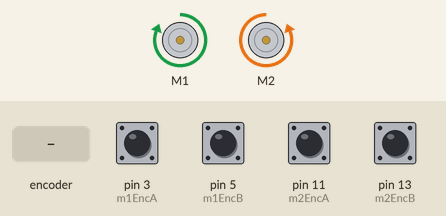
This sketch was run on a simulated Arduino Uno, built with avr-gcc and run on an emulated ATmega328P. Parts: 2 × DC motor (green arrow = forward, orange = backward, longer = faster). The test bench sets the inputs (shaded band); at power-on: pin 3 (m1EncA), pin 5 (m1EncB), pin 11 (m2EncA), pin 13 (m2EncB) HIGH. What the sketch prints to the serial monitor is not drawn.

Above: at 1.2 s.
1.3 s: rotary encoder on pin 3 (m1EncA) / pin 5 (m1EncB) turned 1 step (first pin leading)
Timing chart, 0 to 4.3 s (numbered marks = the images above; inputs shaded):
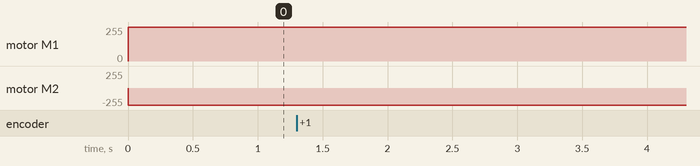

Measured:
- after the input at 1.3 s, every drawn part: stays the same

The sketch:

010218MEncoders.ino
```cpp
#include <DualVNH5019MotorShield.h>

int m1EncA = 3; //Microcontroller pin 5, PORTD, PCINT2_vect, PCINT19
int m1EncB = 5; //Microcontroller pin 11, PORTD,PCINT2_vect, PCINT21
int m2EncA = 11; //Microcontroller pin 17, PORTB, PCINT0_vect, PCINT3
int m2EncB = 13; //Microcontroller pin 19, PORTB, PCINT0_vect, PCINT5

//Variables used in the ISRs for the Motor Encoders
volatile int m1Flag;
volatile int m1Counter;
volatile int a1State;
volatile int a1LastState;
volatile int m1Rev;
volatile int m2Flag;
volatile int m2Counter;
volatile int a2State;
volatile int a2LastState;
volatile int m2Rev;

//Variables used in the ISRs for the IR Sensors

DualVNH5019MotorShield md;

void setup() {
  Serial.begin(115200);
  Serial.println("Motor Encoder Test");
  md.init();

  //Initialise Motor Encoder Pins, digitalWrite high to enable PullUp Resistors
  pinMode(m1EncA, INPUT);
  digitalWrite(m1EncA, HIGH);
  pinMode(m1EncB, INPUT);
  digitalWrite(m1EncB, HIGH);
  pinMode(m2EncA, INPUT);
  digitalWrite(m2EncA, HIGH);
  pinMode(m2EncB, INPUT);
  digitalWrite(m2EncB, HIGH);

  //Innitializes the Motor Encoders for Interrupts
  pciSetup(m1EncA);
  pciSetup(m1EncB);
  pciSetup(m2EncA);
  pciSetup(m2EncB);

  m1Counter = 0;
  m1Flag = 0;
  m1Rev = 0;
  m2Counter = 0;
  m2Flag = 0;
  m2Rev = 0;

  //Initialise a reference pont for Motor EncoderA
  a1LastState = digitalRead(m1EncA);
  a2LastState = digitalRead(m2EncA);

}

void loop() {
    if(m1Flag == 1 || m2Flag == 1){
      Serial.print("M1EncVal: ");
      Serial.print(m1Counter);
      Serial.print(" M2EncVal: ");
      Serial.println(m2Counter);
      m1Flag=0;
      m2Flag=0;
    }

   if(m1Rev < 1){
      md.setM1Speed(400);
    }
    else{
      md.setM1Speed(0);
    }

   if(m2Rev < 1){
      md.setM2Speed(-400);
    }
    else{
      md.setM2Speed(0);
    }
}

//ISR for Motor 1 Encoders
ISR(PCINT2_vect){
  //if(digitalRead(m1EncA) == HIGH){
    m1Flag = 1;                             //Flag to alert interrupt is triggered

    a1State = digitalRead(m1EncA);

    if(a1State != a1LastState){             //Was there a change in state?
      if(digitalRead(m1EncB) != a1State){   //If EncA state is different from EncB
        m1Counter--;                        //Then it's going forward so ++ ticks
      }
      else{
        m1Counter++;                        //Else it is going in reverse so -- ticks
      }
    }

    a1LastState = a1State;

    if(m1Counter == 562){ //1124 when speed = 400 / 562 when speed <= 50
      m1Rev++;
      m1Counter = 0;
    }
  //}
}

//ISR for Motor 2 Encoders
ISR(PCINT0_vect){
  //if(digitalRead(m2EncA) == HIGH){
    m2Flag = 1;                           //Flag to alert interrupt is triggered

    a2State = digitalRead(m2EncA);
    if(a2State != a2LastState){             //Was there a change in state?
      if(digitalRead(m2EncB) != a2State){   //If EncA state is different from EncB
        m2Counter++;                        //Then it's going forward so ++ ticks
      }
      else{
        m2Counter--;                        //Else it is going in reverse so -- tics
      }
    }

    a2LastState = a2State;

    if(m2Counter == 562){ //1124 when speed = 400 / 562 when speed <= 50
      m2Rev++;
      m2Counter = 0;
    }
  //}
}

//Standard function to enable interrupts on any pins
void pciSetup(byte pin)
{
    *digitalPinToPCMSK(pin) |= bit (digitalPinToPCMSKbit(pin));  // enable pin
    PCIFR  |= bit (digitalPinToPCICRbit(pin)); // clear any outstanding interrupt
    PCICR  |= bit (digitalPinToPCICRbit(pin)); // enable interrupt for the group
}
```
